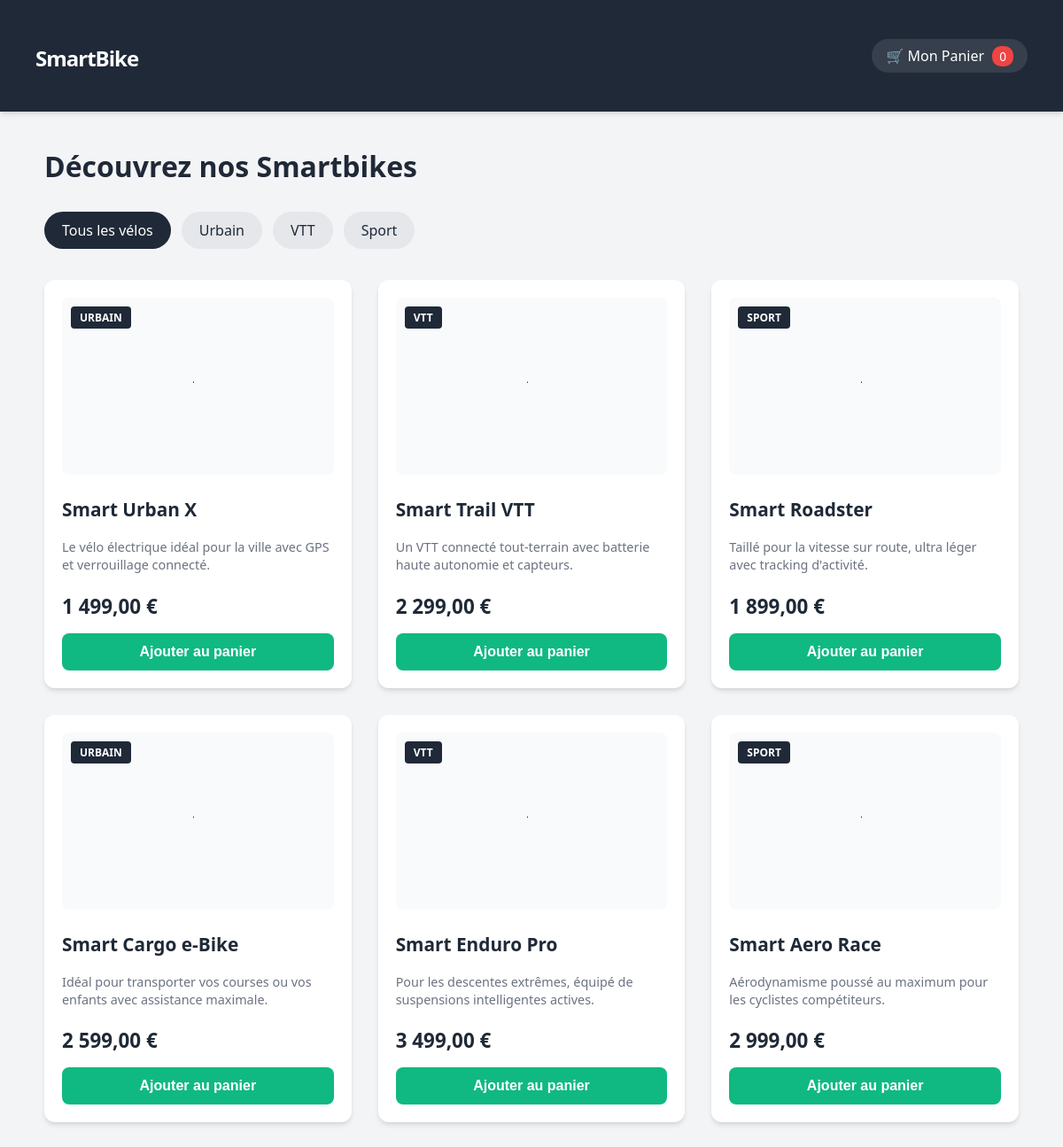
The page / on the database its author committed.
### tables this page shows
CREATE TABLE IF NOT EXISTS `produits` (
  `id` int NOT NULL AUTO_INCREMENT,
  `nom` varchar(100) NOT NULL,
  `description` text,
  `prix` decimal(10,2) NOT NULL,
  `categorie` varchar(50) NOT NULL,
  `image` longblob NOT NULL,
  PRIMARY KEY (`id`)
);

### index.php (the view, shortened to what this page needs)
<?php
include 'config.php';
$categorie_choisie = isset($_GET['categorie']) ? $_GET['categorie'] : '';
if (!empty($categorie_choisie)) {
    $stmt = $pdo->prepare("SELECT * FROM produits WHERE categorie = ?");
    $stmt->execute([$categorie_choisie]);
} else {
    $stmt = $pdo->query("SELECT * FROM produits");
}
$produits = $stmt->fetchAll(PDO::FETCH_ASSOC);
$nb_articles_panier = isset($_SESSION['panier']) ? array_sum($_SESSION['panier']) : 0;
?>
<!DOCTYPE html>
<html lang="fr">
<head>
    <link rel="stylesheet" href="styles.css">
</head>
<body>
<header>
    <h1><a href="index.php">SmartBike</a></h1>
    <a href="panier.php" class="Lien-panier">🛒 Mon Panier <span><?php echo $nb_articles_panier; ?></span></a>
</header>
<div class="container">
    <h2>Découvrez nos Smartbikes</h2>
    <div class="filtres">
        <a href="index.php" class="<?php echo empty($categorie_choisie) ? 'active' : ''; ?>">Tous les vélos</a>
        <a href="index.php?categorie=Urbain" class="<?php echo $categorie_choisie == 'Urbain' ? 'active' : ''; ?>">Urbain</a>
        <a href="index.php?categorie=VTT" class="<?php echo $categorie_choisie == 'VTT' ? 'active' : ''; ?>">VTT</a>
        <a href="index.php?categorie=Sport" class="<?php echo $categorie_choisie == 'Sport' ? 'active' : ''; ?>">Sport</a>
    </div>
    <div class="grille-produits">
        <?php foreach ($produits as $produit): ?>
            <div class="carte-produit">
                <div class="image-container">
                    <img alt="<?php echo $produit['nom']; ?>">
                </div>
                <span class="badge-cat"><?php echo $produit['categorie']; ?></span>
                <h3><?php echo $produit['nom']; ?></h3>
                <p><?php echo $produit['description']; ?></p>
                <div class="prix"><?php echo number_format($produit['prix'], 2, ',', ' '); ?> €</div>
                <form method="post" action="index.php">
                    <button type="submit" name="ajouter_panier" class="btn">Ajouter au panier</button>
                </form>
            </div>
        <?php endforeach; ?>
    </div>
</div>
</body>
</html>

### styles.css (style rules this page uses)
:root { --primary: #10b981; --primary-hover: #059669; --dark: #1f2937; --light-bg: #f3f4f6; --card-bg: #ffffff; --text-muted: #6b7280; --shadow: 0 4px 6px -1px rgba(0, 0, 0, 0.1), 0 2px 4px -1px rgba(0, 0, 0, 0.06); --transition: all 0.3s ease; }
body { font-family: 'Segoe UI', Tahoma, Geneva, Verdana, sans-serif; margin: 0; padding: 0; background-color: var(--light-bg); color: var(--dark); }
header { background: var(--dark); color: white; padding: 20px 40px; display: flex; justify-content: space-between; align-items: center; box-shadow: var(--shadow); }
header h1 a { color: white; text-decoration: none; font-size: 1.5rem; letter-spacing: -1px; }
header a.Lien-panier { color: white; text-decoration: none; background: rgba(255, 255, 255, 0.1); padding: 8px 16px; border-radius: 20px; transition: var(--transition); }
header a.Lien-panier span { background: #ef4444; padding: 2px 8px; border-radius: 10px; font-size: 0.85rem; margin-left: 5px; }
.container { max-width: 1100px; margin: 40px auto; padding: 0 20px; }
h2 { font-size: 2rem; margin-bottom: 30px; font-weight: 700; }
.filtres { margin-bottom: 35px; display: flex; gap: 12px; }
.filtres a { padding: 10px 20px; background: #e5e7eb; color: var(--dark); text-decoration: none; border-radius: 25px; font-weight: 500; transition: var(--transition); }
.filtres a.active { background: var(--dark); color: white; }
.grille-produits { display: grid; grid-template-columns: repeat(auto-fit, minmax(300px, 1fr)); gap: 30px; }
.carte-produit { background: var(--card-bg); border-radius: 12px; padding: 20px; box-shadow: var(--shadow); transition: var(--transition); position: relative; display: flex; flex-direction: column; }
.image-container { background: #f9fafb; border-radius: 8px; height: 200px; display: flex; align-items: center; justify-content: center; margin-bottom: 15px; overflow: hidden; }
.carte-produit img { max-width: 100%; max-height: 100%; object-fit: contain; }
.badge-cat { position: absolute; top: 30px; left: 30px; background: var(--dark); color: white; padding: 4px 10px; font-size: 0.75rem; border-radius: 4px; text-transform: uppercase; font-weight: bold; }
.carte-produit h3 { margin: 10px 0 5px 0; font-size: 1.3rem; }
.carte-produit p { color: var(--text-muted); font-size: 0.9rem; line-height: 1.4; margin-bottom: 20px; flex-grow: 1; }
.prix { font-size: 1.4rem; color: var(--dark); font-weight: 700; margin-bottom: 15px; text-align: left; }
.btn { background: var(--primary); color: white; border: none; padding: 12px; cursor: pointer; border-radius: 8px; width: 100%; font-size: 1rem; font-weight: 600; transition: var(--transition); }

### rows shown on the page
produits: categorie "URBAIN", nom "Smart Urban X", description "Le vélo électrique idéal pour la ville avec GPS et verrouillage connecté.", prix "1 499,00"
produits: categorie "VTT", nom "Smart Trail VTT", description "Un VTT connecté tout-terrain avec batterie haute autonomie et capteurs.", prix "2 299,00"
produits: categorie "SPORT", nom "Smart Roadster", description "Taillé pour la vitesse sur route, ultra léger avec tracking d'activité.", prix "1 899,00"
produits: categorie "URBAIN", nom "Smart Cargo e-Bike", description "Idéal pour transporter vos courses ou vos enfants avec assistance maximale.", prix "2 599,00"
produits: categorie "VTT", nom "Smart Enduro Pro", description "Pour les descentes extrêmes, équipé de suspensions intelligentes actives.", prix "3 499,00"
produits: categorie "SPORT", nom "Smart Aero Race", description "Aérodynamisme poussé au maximum pour les cyclistes compétiteurs.", prix "2 999,00"

### other values the page prints
$nb_articles_panier "0"
